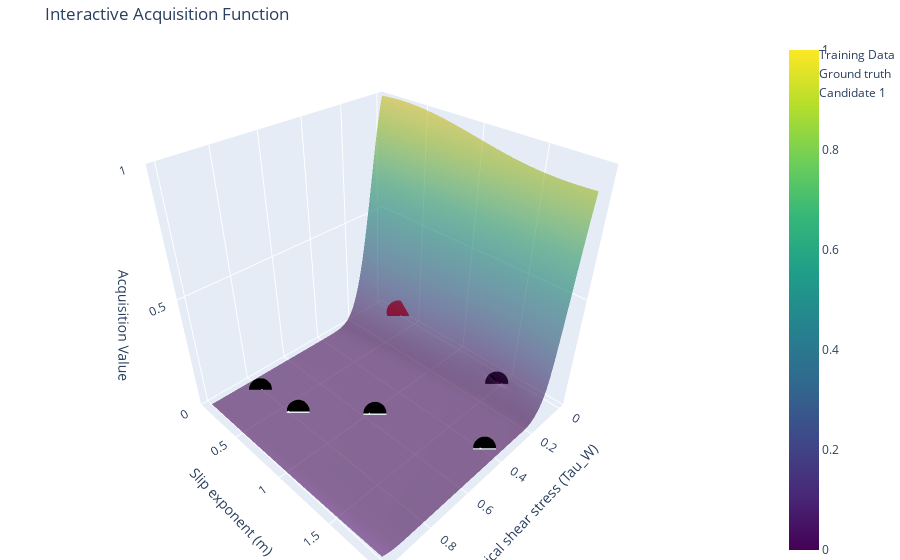

Notebook cell for this chart:
### Code cell
tau_w_range = torch.linspace(bounds[0, 0], bounds[1, 0], 100)  # Grid for tau_w
m_range = torch.linspace(bounds[0, 1], bounds[1, 1], 100)      # Grid for m
tau_w_grid, m_grid = torch.meshgrid(tau_w_range, m_range, indexing="ij")


grid = torch.stack([tau_w_grid.ravel(), m_grid.ravel()], dim=-1)


acq_values = torch.exp(acq_func(grid.unsqueeze(1))).detach().numpy().reshape(100, 100)


train_acq_values = torch.exp(acq_func(train_x.unsqueeze(1))).detach().numpy()

acq_min = acq_values.min()
acq_max = acq_values.max()
acq_values_norm = (acq_values - acq_min) / (acq_max - acq_min)
train_acq_values_norm = (train_acq_values - acq_min) / (acq_max - acq_min)
candidate_acq_value = acq_func(candidate[i].unsqueeze(0)).item()
candidate_acq_value_norm = (candidate_acq_value - acq_min) / (acq_max - acq_min)

fig = go.Figure()


fig.add_trace(go.Surface(
    x=tau_w_grid.numpy(),
    y=m_grid.numpy(),
    z=acq_values_norm,
    colorscale='Viridis',
    opacity=0.6,
    name="Acquisition Function"
))


fig.add_trace(go.Scatter3d(
    x=train_x[:, 0].numpy(),
    y=train_x[:, 1].numpy(),
    z=train_acq_values_norm.flatten(),
    mode='markers',
    marker=dict(size=8, color='black'),
    name='Training Data'

))

fig.add_trace(go.Scatter3d(
    x=[0.01],
    y=[1.5],
    z=[acq_values.max()] ,
    mode='markers',
    marker=dict(size=8, color='blue'),
    name='Ground truth'
)
)

#Iterate over the candidates
for i in range(candidate.shape[0]): 
    candidate_acq_value = acq_func(candidate[i].unsqueeze(0)).item()
    fig.add_trace(go.Scatter3d(
        x=[candidate[i, 0].item()],
        y=[candidate[i, 1].item()],
        z=[candidate_acq_value_norm],
        mode='markers',
        marker=dict(size=8, color='red', symbol='circle'),
        name=f'Candidate {i + 1}'
    ))

fig.update_layout(
    scene=dict(
        xaxis_title="Critical shear stress (Tau_W)",
        yaxis_title="Slip exponent (m)",
        zaxis_title="Acquisition Value",
        zaxis=dict(title="Acquisition Value", range=[0,1])
    ),
    title="Interactive Acquisition Function",
    margin=dict(l=0, r=0, b=0, t=40)
)


fig.show()
# fig.write_html("acquisiton_func.html")

### Figure 1 — Plotly figure (JSON) as saved in the notebook; plotly's stock layout.template omitted (floating-point values rounded to 4 significant figures; data arrays with more than 128 entries replaced by an {"elided": "..."} marker saying what was removed)
{"data": [{"colorscale": [[0, "#440154"], [0.1111, "#482878"], [0.2222, "#3e4989"], [0.3333, "#31688e"], [0.4444, "#26828e"], [0.5556, "#1f9e89"], [0.6667, "#35b779"], [0.7778, "#6ece58"], [0.8889, "#b5de2b"], [1, "#fde725"]], "name": "Acquisition Function", "opacity": 0.6, "type": "surface", "x": {"elided": "100x100 float values"}, "y": {"elided": "100x100 float values"}, "z": {"elided": "100x100 float values"}}, {"marker": {"color": "black", "size": 8}, "mode": "markers", "name": "Training Data", "type": "scatter3d", "x": [0.7713, 0.5567, 0.8045, 0.3877, 0.06058], "y": [0.608, 1.024, 0.2226, 1.798, 1.465], "z": [0, 0, 0, 0, 0.002147]}, {"marker": {"color": "blue", "size": 8}, "mode": "markers", "name": "Ground truth", "type": "scatter3d", "x": [0.01], "y": [1.5], "z": [420.6]}, {"marker": {"color": "red", "size": 8, "symbol": "circle"}, "mode": "markers", "name": "Candidate 1", "type": "scatter3d", "x": [0.001], "y": [0.2989], "z": [0.01437]}], "layout": {"margin": {"b": 0, "l": 0, "r": 0, "t": 40}, "scene": {"xaxis": {"title": {"text": "Critical shear stress (Tau_W)"}}, "yaxis": {"title": {"text": "Slip exponent (m)"}}, "zaxis": {"range": [0, 1], "title": {"text": "Acquisition Value"}}}, "title": {"text": "Interactive Acquisition Function"}}}
